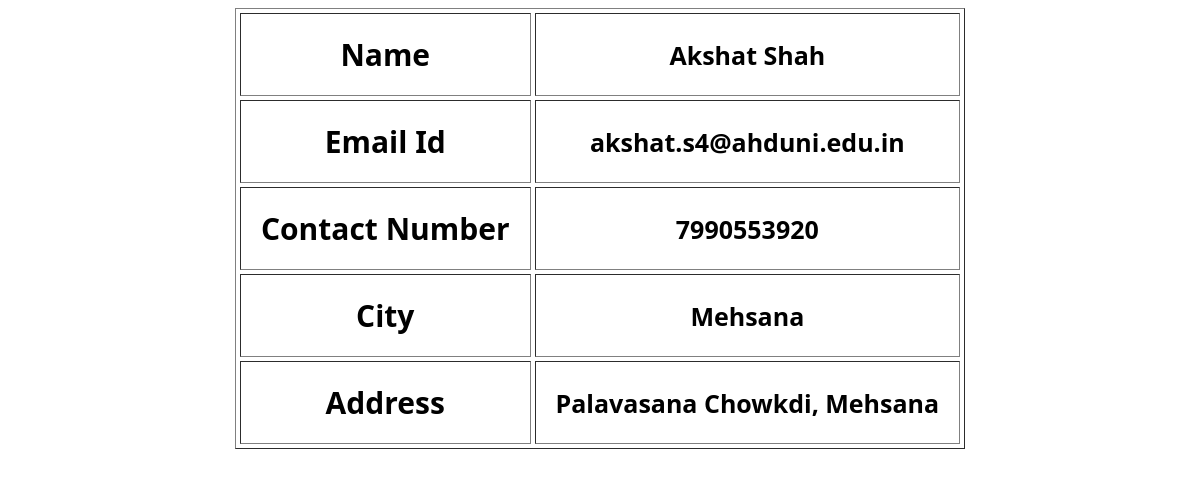
Page /ClientInfo.php?cid=akshat.s4@ahduni.edu.in on the committed database.
### tables this page shows
CREATE TABLE IF NOT EXISTS `client_details` (
  `C_Name` varchar(40) NOT NULL,
  `C_Email_Id` varchar(40) NOT NULL,
  `C_Contact` text NOT NULL,
  `C_City` varchar(20) NOT NULL,
  `C_Address` varchar(100) NOT NULL,
  `C_Password` varchar(10) NOT NULL,
  `C_Total_Service_Number` int(11) NOT NULL,
  `C_Otp` int(11) NOT NULL,
  PRIMARY KEY (`C_Email_Id`)
);

### ClientInfo.php (the view, shortened to what this page needs)
<html>
<head>
</head>
<body>
<center>
<?php
	$cid=$_GET["cid"];
	$cn=mysqli_connect("localhost","root","root");
	if($cn)
	{
		$db=mysqli_select_db($cn,"home care");
		if($db)
		{
			$q=mysqli_query($cn,"select * from Client_details where C_Email_Id='$cid'");
			if($q)
			{
				while($row=mysqli_fetch_row($q))
				{
					echo "<table border=1 cellpadding='20' cellspacing='4'>";
					echo "<tr><th>Name</th><td>$row[0]</td></tr>";
					echo "<tr><th>Email Id</th><td>$row[1]</td></tr>";
					echo "<tr><th>Contact Number</th><td>$row[2]</td></tr>";
					echo "<tr><th>City</th><td>$row[3]</td></tr>";
					echo "<tr><th>Address</th><td>$row[4]</td></tr>";
					echo "</table>";
				}
			}
			else
			{
				mysqli_error($cn);
			}
		}
		else
		{
			mysqli_error($cn);
		}
	}
	else
	{
		mysqli_error($cn);
	}
?>
</body>
</html>

### ClientInfo.php (style rules this page uses)
body { font-family:segoe ui; }
table { text-align:center; font-family:"segoe ui"; }
th { font-weight:800; font-size:30; }
td { font-weight:600; font-size:25; }

### rows in the picture
client_details: C_Name "Akshat Shah", C_Email_Id "akshat.s4@ahduni.edu.in", C_Contact "7990553920", C_City "Mehsana", C_Address "Palavasana Chowkdi, Mehsana"
